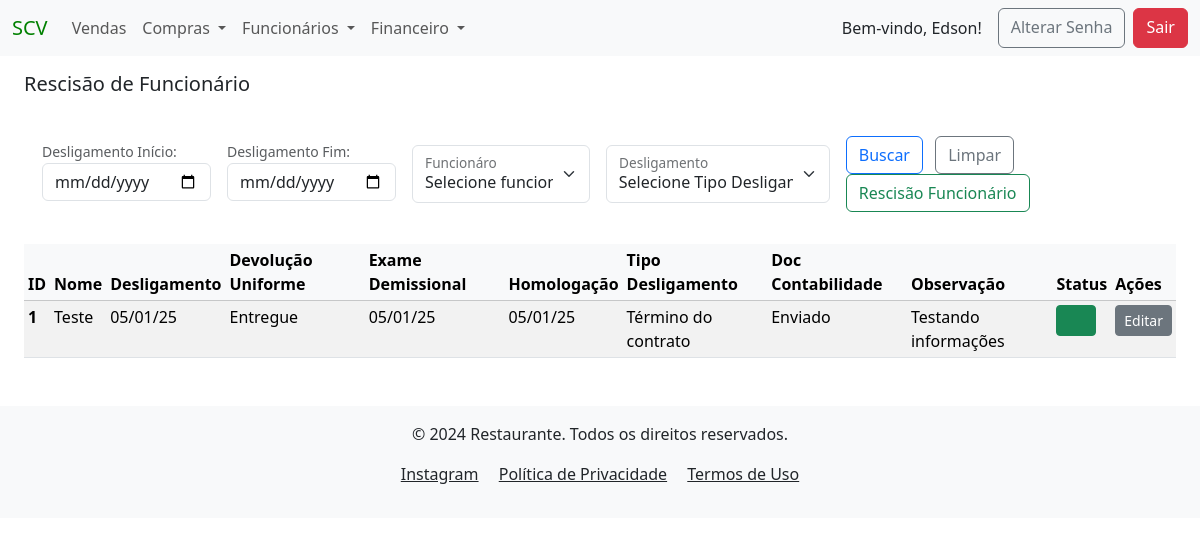
The app's page /rescisao/ (signed in), older data.
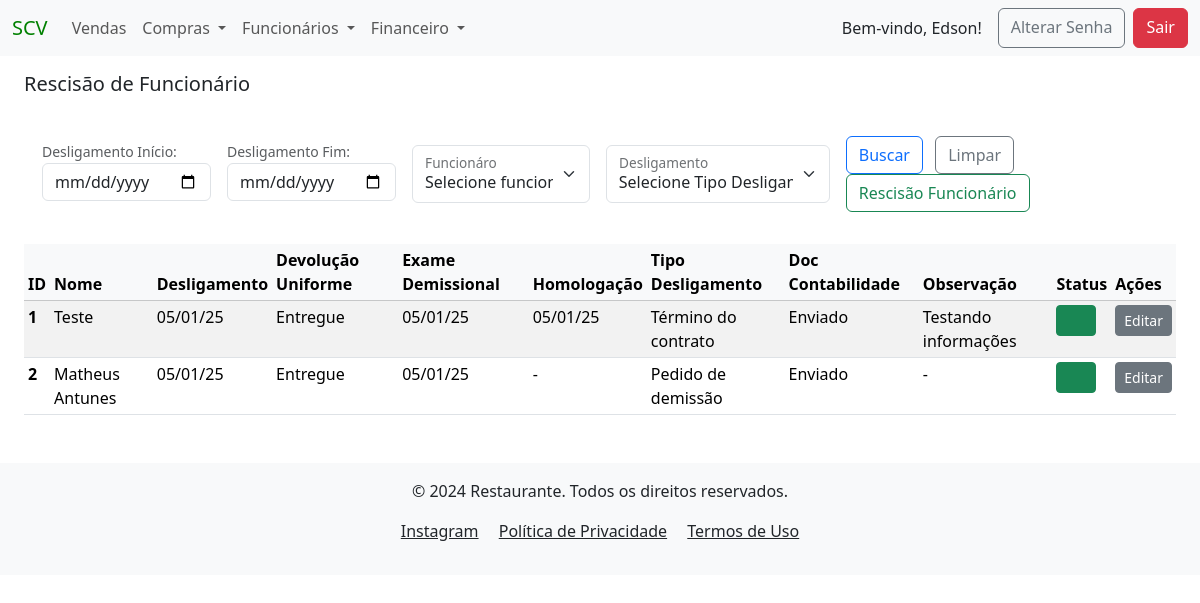
The same page, newer data.
### funcionarios/models.py (models this page shows, shortened)
class Rescisao(models.Model):
    LIST_CHOICES = [('Dispensa sem justa causa', 'Dispensa sem justa causa'),
                     ('Demissão por justa causa', 'Demissão por justa causa'),
                     ('Pedido de demissão','Pedido de demissão'),
                     ('Término do contrato', 'Término do contrato'),
                     ('Rescisão indireta', 'Rescisão indireta'),
                     ('Rescisão por culpa recíproca', 'Rescisão por culpa recíproca')
                     ]
    UNIFORME = [('Entregue', 'Entregue'),
                  ('Não Entregue', 'Não Entregue')
                  ]
    DOC_CONTABILIDADE = [('Enviado', 'Enviado'),
                         ('Não Enviado', 'Não Enviado')]
    created_at = models.DateTimeField(auto_now_add=True)
    nome_funcionario = models.ForeignKey(Cadastro, on_delete=models.PROTECT, verbose_name="Funcionário", null=False)
    data_desligamento = models.DateField(verbose_name="Data Desligamento", null=False, blank=False)
    devolucao_uniforme = models.CharField(verbose_name="Devolução Uniforme", choices=UNIFORME, max_length=12, null=True, blank=True)
    data_exame_demissional = models.DateField(verbose_name="Data Exame Demissional", null=True, blank=True)
    data_homologacao = models.DateField(verbose_name="Data Homologação", null=True, blank=True)
    tipo_desligamento = models.CharField(verbose_name="Forma Desligamento", choices=LIST_CHOICES, max_length=30, null=False, blank=False)
    contabilidade_rescisao = models.CharField(verbose_name="Contabilidade Documentação", choices=DOC_CONTABILIDADE, max_length=11, null=True, blank=True)
    observacao_demissional = models.CharField(verbose_name="Observação", max_length=40, null=True, blank=True)
    status_rescisao = models.BooleanField(verbose_name="Status Rescisão", default=False)
    author = models.ForeignKey(User, on_delete=models.PROTECT, blank=False, default=1)
    dt_atualizado = models.DateTimeField(auto_now=True, null=False, blank=False)
    class Meta:
        unique_together = ('nome_funcionario', 'data_desligamento')  # Um funcionário só pode ter uma contratação por data de pagamento

class Cadastro(models.Model):
    LIST_BANK = [('Banco do Brasil', 'Banco do Brasil'),
                   ('Banco Original', 'Banco Original'),
                   ('Bradesco', 'Bradesco'),
                   ('Caixa Econômica', 'Caixa Econômica'),
                   ('C6 Bank', 'C6 Bank'),
                   ('Itau', 'Itau'),
                   ('Inter', 'Inter'),
                   ('Neon', 'Neon'),
                   ('Next', 'Next'),
                   ('Nubank', 'Nubank'),
                   ('Santander', 'Santander'),
                   ]
    created_at = models.DateTimeField(auto_now_add=True)
    nome_funcionario = models.CharField(verbose_name="Funcionário", max_length=40 , blank=False, unique=True)
    rg = models.CharField(verbose_name="RG", max_length=14, null=True , blank=True)
    cpf = models.CharField(verbose_name="CPF", max_length=14, null=True , blank=True)
    carteira_trabalho = models.CharField(verbose_name="CTPS", max_length=12, null=True, blank=True)
    endereco = models.CharField(verbose_name="Endereço", max_length=40, null=True, blank=True)
    numero = models.CharField(verbose_name="Número", max_length=255, null=True, blank=True)
    bairro = models.CharField(verbose_name="Bairro", max_length=20, null=True, blank=True)
    cidade = models.CharField(verbose_name="Cidade", max_length=30, null=True, blank=True)
    telefone = models.CharField(verbose_name="Telefone", max_length=13, null=True, blank=True)
    banco = models.CharField(verbose_name="Banco", choices=LIST_BANK, max_length=15, null=True, blank=True)
    agencia = models.CharField(verbose_name="Agencia", max_length=7, null=True, blank=True)
    conta = models.CharField(verbose_name="Conta", max_length=10, null=True, blank=True)
    author = models.ForeignKey(User, on_delete=models.PROTECT, blank=False, default=1)
    dt_atualizado = models.DateTimeField(auto_now=True, null=False, blank=False)
    def __str__(self):
        return f"{self.nome_funcionario}"

### funcionarios/views.py (the view, shortened to what this page needs)
# urls.py: path('rescisao/', RescisaoListView.as_view(), name="rescisao_list"),
class RescisaoListView(LoginRequiredMixin, PermissionRequiredMixin, ListView):
    model = Rescisao
    template_name = 'funcionarios/rescisao_list.html'
    permission_required = 'funcionarios.view_rescisao'  # Permissão para visualizar objetos'
    def get_queryset(self):
        queryset = Rescisao.objects.all()
        data_inicio_rescisao = self.request.GET.get('data_inicio_rescisao')
        data_fim_rescisao = self.request.GET.get('data_fim_rescisao')
        if data_inicio_rescisao:
            queryset = queryset.filter(data_desligamento__gte=data_inicio_rescisao)
        if data_fim_rescisao:
            queryset = queryset.filter(data_desligamento__lte=data_fim_rescisao)
        tipo_desligamento = self.request.GET.get('tipo_desligamento')
        if tipo_desligamento:
            queryset = queryset.filter(id=tipo_desligamento)
        nome_funcionario_rescisao = self.request.GET.get('nome_funcionario')
        if nome_funcionario_rescisao:
            queryset = queryset.filter(id=nome_funcionario_rescisao)
        return queryset
    def get_context_data(self, **kwargs):
        context = super().get_context_data(**kwargs)
        context['rescisao_funcionarios'] = Rescisao.objects.all()
        return context

### funcionarios/templates/funcionarios/rescisao_list.html (shortened to what the changed rows need)
{% extends 'global/base.html' %}
{% block content %}
    {% if rescisao_list %}
        <table class="table table-sm table-striped table-hover mt-3">
            <thead class="table-light">
                <tr>
                    <th scope="col">ID</th>
                    <th scope="col">Nome</th>
                    <th scope="col">Desligamento</th>
                    <th scope="col">Devolução Uniforme</th>
                    <th scope="col">Exame Demissional</th>
                    <th scope="col">Homologação</th>
                    <th scope="col">Tipo Desligamento</th>
                    <th scope="col">Doc Contabilidade</th>
                    <th scope="col">Observação</th>
                    <th scope="col">Status</th>
                    <th scope="col">Ações</th>
                </tr>
            </thead>
                <tbody>
                    {% for rescisao in rescisao_list %}
                        <tr>
                            <th scope="row" >{{ rescisao.pk }}</th>
                            <td>{{ rescisao.nome_funcionario }}</td>
                            <td>{{ rescisao.data_desligamento| date:"d/m/y"| default:"-" }}</td>
                            <td>{{ rescisao.devolucao_uniforme| default:"-" }}</td>
                            <td>{{ rescisao.data_exame_demissional| date:"d/m/y"|default:"-" }}</td>
                            <td>{{ rescisao.data_homologacao| date:"d/m/y"|default:"-" }}</td>
                            <td>{{ rescisao.tipo_desligamento| default:"-" }}</td>
                            <td>{{ rescisao.contabilidade_rescisao| default:"-" }}</td>
                            <td>{{ rescisao.observacao_demissional| default:"-" }}</td>
                            <td>
                                <span
                                class="btn btn-sm
                                {% if rescisao.status_rescisao %}
                                    btn-success
                                {% else %}
                                    btn-danger
                                {% endif %}
                                ">&nbsp;&nbsp;&nbsp;&nbsp;&nbsp;&nbsp;</span>
                            </td>
                            <td>
                                <a href="{% url 'update_rescisao' pk=rescisao.pk %}" class="btn btn-secondary btn-sm">Editar</a>
                            </td>
                        </tr>
                    {% endfor %}
                </tbody>
        </table>
    {% else %}
        <div class="container">
            <div class="alert alert-warning mt-3" role="alert">
                Não há rescição para o período selecionado.
            </div>
        </div>
    {% endif %}
{% endblock content %}

Row changes from the older to the newer data that the page shows:
added Rescisao: pk "2", nome_funcionario "Matheus Antunes", data_desligamento "05/01/25", devolucao_uniforme "Entregue", data_exame_demissional "05/01/25", data_homologacao "-", tipo_desligamento "Pedido de demissão", contabilidade_rescisao "Enviado", observacao_demissional "-", status_rescisao True (drawn)
